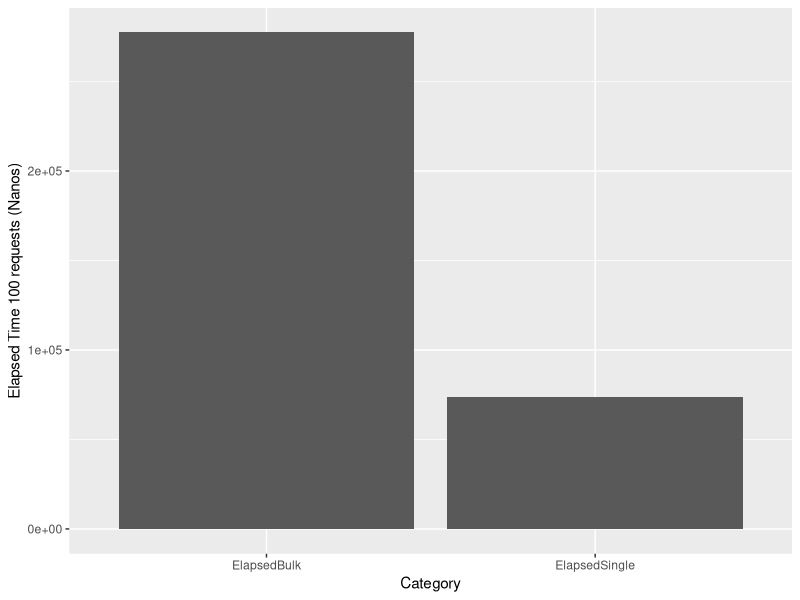

The R source for this figure:
library(ggplot2)

latency_single = read.csv("finals_single.csv")
elapsed_single = latency_single[,1][1]
absolutes_bulk = read.csv("absolutes_bulk.csv")
elapsed_bulk = absolutes_bulk[,1][999] - absolutes_bulk[,1][1]
df = data.frame(Category = c("ElapsedSingle", "ElapsedBulk"), Time = c(elapsed_single/1000000, elapsed_bulk/100000))
png("elapsed_millis.png")
ggplot(df, aes(x = Category, y = Time)) + geom_col() + labs(y = "Elapsed Time 100 requests (Nanos)", x = "Category")
dev.off()


